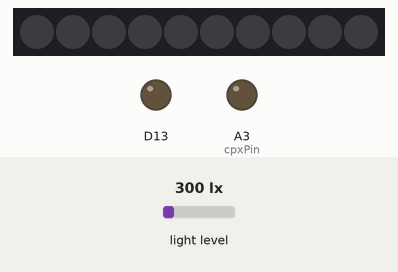
Simulated run of this sketch. Board: Adafruit Circuit Playground Express. On the bench: 10 RGB LEDs in strip order, left to right, output pins drawn as LEDs (lit = HIGH). The inputs (shaded band) are chosen by the test bench; at power-on: light level 300 lx. What the sketch prints to the serial monitor is not drawn.

Above: at 3.2 s.
3.3 s: light level set to 1885 lx
4.8 s: light level set to 1940 lx
At 6.0 s:
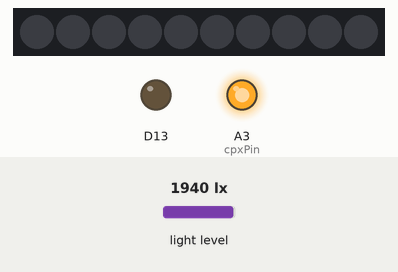
6.3 s: light level set to 40 lx
At 7.4 s:
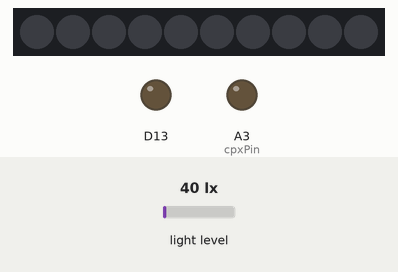
Timing chart, 0 to 9.3 s (numbered marks = the images above; inputs shaded):
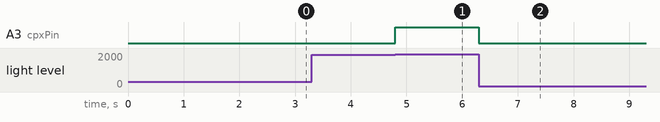

The sketch:

cpxOutput.ino
```cpp
#include <Adafruit_CircuitPlayground.h>

const int THRESHOLD = 959;
int brightness;
int cpxPin = A3;

void setup() {
  // put your setup code here, to run once:
  CircuitPlayground.begin();

  Serial.begin(9600);
  delay(2000);
  Serial.println("Starting the light sensor demo...");

  pinMode(cpxPin, OUTPUT); //sets the digital pin 7 as output
}

void loop() {
  // put your main code here, to run repeatedly:
  brightness = CircuitPlayground.lightSensor();

  //to detect light at a distance of 2 ft
  if(brightness >= THRESHOLD){
    digitalWrite(cpxPin, HIGH);
  }
  else{
    digitalWrite(cpxPin, LOW);
  }
  Serial.print("Brightness is : ");
  Serial.println(brightness);
}
```

Measured:
- the behaviour switches between 1917 and 1918 lx on light level (found by bisection; images 0 and 1)
- after the input at 4.8 s, A3 (cpxPin): LOW → HIGH at once
- after the input at 6.3 s, A3 (cpxPin): HIGH → LOW at once
